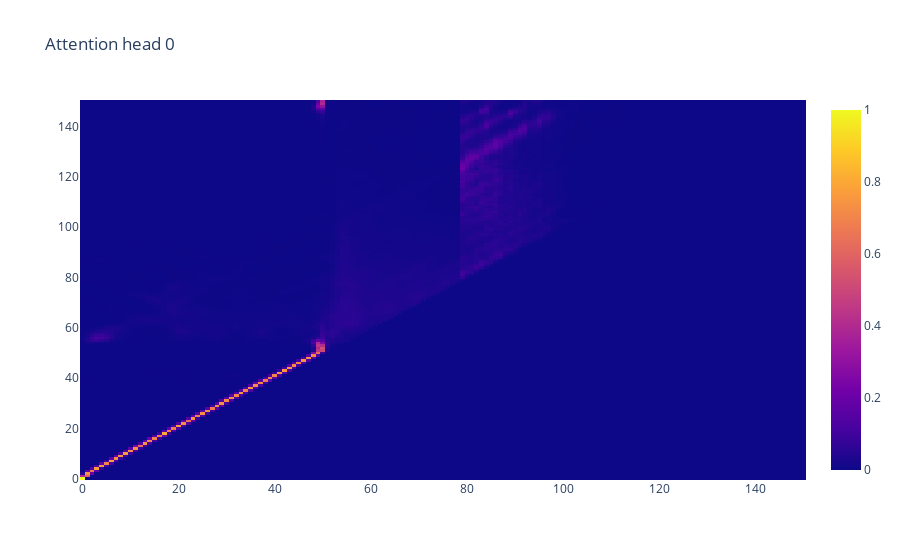
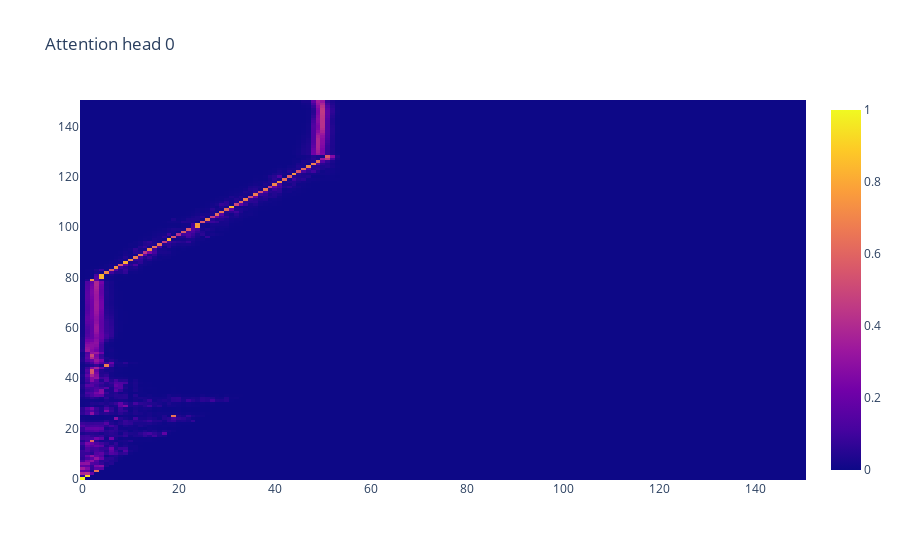

The code cell stored with these charts, in order, in its notebook:
### Code cell
for head in range(config.h):
    # view layer 0
    head_attn = model.layers[0].attn.layer_fn.cache['attn'][0, head] # (vocab_size, vocab_size)
    plotly_fig = go.Figure(data=go.Heatmap(z=head_attn.numpy()))
    plotly_fig.update_layout(title=f'Attention head {head}')
    pyo.iplot(plotly_fig)

for head in range(config.h):
    # view layer 1
    head_attn = model.layers[1].attn.layer_fn.cache['attn'][0, head] # (vocab_size, vocab_size)
    plotly_fig = go.Figure(data=go.Heatmap(z=head_attn.numpy()))
    plotly_fig.update_layout(title=f'Attention head {head}')
    pyo.iplot(plotly_fig)

### Figure 1 — Plotly figure (JSON) as saved in the notebook; plotly's stock layout.template omitted (floating-point values rounded to 4 significant figures; data arrays with more than 128 entries replaced by an {"elided": "..."} marker saying what was removed)
{"data": [{"type": "heatmap", "z": {"elided": "151x151 float values"}}], "layout": {"title": {"text": "Attention head 0"}}}

### Figure 2 — Plotly figure (JSON) as saved in the notebook; plotly's stock layout.template omitted (floating-point values rounded to 4 significant figures; data arrays with more than 128 entries replaced by an {"elided": "..."} marker saying what was removed)
{"data": [{"type": "heatmap", "z": {"elided": "151x151 float values"}}], "layout": {"title": {"text": "Attention head 0"}}}
